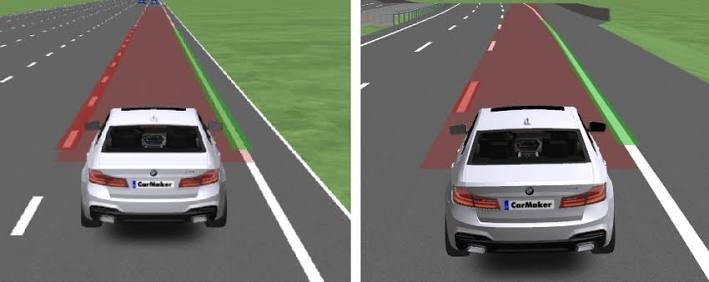
#> input picture assets/reference_carmaker_chase.jpg, 709 x 282 px
$ python -i lane_detector.py   (imports and definitions only)
#> lines starting #> are read from the running program, lines starting #| are printed output that depends on the picture; after the words box and inside, x2 and y2 are one past the last pixel; in counts of white or black regions, pixels touching at a corner belong together
"""
Lane Line Detection Module
Implements standard computer vision pipeline for detecting lane boundaries:
1. Grayscale conversion
2. Gaussian Blur (noise reduction)
3. Canny Edge Detection
4. Region of Interest (ROI) Masking
5. Hough Line Transform
6. Slope classification (left vs right) and line regression/averaging
7. Temporal smoothing for video feeds
"""

import cv2
import numpy as np


class LaneDetector:
    def __init__(self, blur_kernel=5, low_threshold=50, high_threshold=150, smoothing_factor=0.85):
        self.blur_kernel = blur_kernel
        self.low_threshold = low_threshold
        self.high_threshold = high_threshold
        self.smoothing_factor = smoothing_factor

        # Moving averages for video stability
        self.prev_left_line = None
        self.prev_right_line = None

    def reset_smoothing(self):
        """Reset historical line tracking (useful when starting a new video)."""
        self.prev_left_line = None
        self.prev_right_line = None

    def to_grayscale(self, image):
        """Converts BGR image to grayscale."""
        return cv2.cvtColor(image, cv2.COLOR_BGR2GRAY)

    def apply_blur(self, gray_image):
        """Applies Gaussian smoothing to suppress high-frequency noise."""
        return cv2.GaussianBlur(gray_image, (self.blur_kernel, self.blur_kernel), 0)

    def detect_edges(self, blurred_image):
        """Applies Canny edge detector to find strong image gradients."""
        return cv2.Canny(blurred_image, self.low_threshold, self.high_threshold)

    def region_of_interest(self, edges_image):
        """
        Applies an image mask so only the trapezoidal road region ahead of
        the vehicle is kept, discarding sky, side scenery, and bonnet.
        """
        height, width = edges_image.shape
        mask = np.zeros_like(edges_image)

        # Standard trapezoid polygon covering typical forward dashboard view
        vertices = np.array([[
            (int(width * 0.08), height),
            (int(width * 0.45), int(height * 0.60)),
            (int(width * 0.55), int(height * 0.60)),
            (int(width * 0.94), height)
        ]], dtype=np.int32)

        cv2.fillPoly(mask, vertices, 255)
        return cv2.bitwise_and(edges_image, mask)

    def detect_hough_lines(self, masked_edges):
        """
        Applies Probabilistic Hough Line Transform to detect line segments.
        """
        rho = 2                # Distance resolution in pixels
        theta = np.pi / 180    # Angular resolution in radians
        threshold = 30         # Minimum votes
        min_line_len = 35      # Minimum line length
        max_line_gap = 25      # Maximum allowed gap between segments

        lines = cv2.HoughLinesP(
            masked_edges,
            rho=rho,
            theta=theta,
            threshold=threshold,
            lines=np.array([]),
            minLineLength=min_line_len,
            maxLineGap=max_line_gap
        )
        return lines

    def separate_and_fit_lanes(self, lines, image_shape):
        """
        Separates Hough line segments into Left and Right lane candidates based
        on slope, then fits linear polynomial (regression) to extrapolate lines.
        """
        height, width = image_shape[:2]
        left_x = []
        left_y = []
        right_x = []
        right_y = []

        if lines is not None and len(lines) > 0:
            for line in lines.reshape(-1, 4):
                x1, y1, x2, y2 = line
                if x2 == x1:
                    continue  # Avoid vertical zero division
                slope = (y2 - y1) / (x2 - x1)

                # Filter out nearly horizontal noise lines
                if abs(slope) < 0.4 or abs(slope) > 2.5:
                    continue

                # In OpenCV image coordinates (origin top-left):
                # Left lane has negative slope and is on the left half
                if slope < 0 and x1 < width * 0.55 and x2 < width * 0.55:
                    left_x.extend([x1, x2])
                    left_y.extend([y1, y2])
                # Right lane has positive slope and is on the right half
                elif slope > 0 and x1 > width * 0.45 and x2 > width * 0.45:
                    right_x.extend([x1, x2])
                    right_y.extend([y1, y2])

        y_bottom = height
        y_top = int(height * 0.62)

        # Fit left lane line
        left_line = None
        if len(left_x) >= 2:
            left_fit = np.polyfit(left_y, left_x, deg=1)
            x_bottom_left = int(left_fit[0] * y_bottom + left_fit[1])
            x_top_left = int(left_fit[0] * y_top + left_fit[1])
            left_line = (x_bottom_left, y_bottom, x_top_left, y_top)

        # Fit right lane line
        right_line = None
        if len(right_x) >= 2:
            right_fit = np.polyfit(right_y, right_x, deg=1)
            x_bottom_right = int(right_fit[0] * y_bottom + right_fit[1])
            x_top_right = int(right_fit[0] * y_top + right_fit[1])
            right_line = (x_bottom_right, y_bottom, x_top_right, y_top)

        # Temporal smoothing for video stability
        left_line = self._smooth_line(self.prev_left_line, left_line)
        right_line = self._smooth_line(self.prev_right_line, right_line)

        self.prev_left_line = left_line
        self.prev_right_line = right_line

        return left_line, right_line

    def _smooth_line(self, prev_line, curr_line):
        """Applies exponential moving average to avoid lane jitter in video."""
        if curr_line is None:
            return prev_line
        if prev_line is None:
            return curr_line

        smoothed = tuple(
            int(self.smoothing_factor * p + (1 - self.smoothing_factor) * c)
            for p, c in zip(prev_line, curr_line)
        )
        return smoothed

    def compute_vehicle_offset(self, left_line, right_line, image_width):
        """
        Calculates vehicle lateral offset from lane center in meters.
        Positive offset indicates vehicle is to the right of center;
        Negative offset indicates vehicle is to the left of center.
        """
        if left_line is None or right_line is None:
            return None, "Searching"

        lane_center = (left_line[0] + right_line[0]) / 2.0
        car_center = image_width / 2.0
        lane_width_px = max(1, right_line[0] - left_line[0])
        offset_m = ((car_center - lane_center) / lane_width_px) * 3.7

        if abs(offset_m) < 0.15:
            status = "Centered"
        elif offset_m > 0:
            status = "Drift Right"
        else:
            status = "Drift Left"

        return offset_m, status

    def draw_lanes(self, original_image, left_line, right_line, fill_lane=True, show_hud=True):
        """
        Draws glowing lane boundaries, driveable corridor, and telemetry HUD
        on top of the original image.
        """
        overlay = np.zeros_like(original_image)
        height, width = original_image.shape[:2]

        # Fill driveable lane corridor polygon
        if fill_lane and left_line is not None and right_line is not None:
            pts = np.array([
                [left_line[0], left_line[1]],
                [left_line[2], left_line[3]],
                [right_line[2], right_line[3]],
                [right_line[0], right_line[1]]
            ], dtype=np.int32)
            cv2.fillPoly(overlay, [pts], (0, 200, 70))  # Green lane highlight

        # Draw left lane line (Yellow)
        if left_line is not None:
            cv2.line(overlay, (left_line[0], left_line[1]), (left_line[2], left_line[3]), (0, 255, 255), 10)

        # Draw right lane line (Yellow)
        if right_line is not None:
            cv2.line(overlay, (right_line[0], right_line[1]), (right_line[2], right_line[3]), (0, 255, 255), 10)

        # Blend with original image using alpha transparency
        result = cv2.addWeighted(original_image, 1.0, overlay, 0.45, 0)

        # Telemetry HUD
        if show_hud:
            offset_m, status = self.compute_vehicle_offset(left_line, right_line, width)
            hud_bg = result.copy()
            cv2.rectangle(hud_bg, (20, 20), (430, 110), (20, 20, 20), -1)
            cv2.rectangle(hud_bg, (20, 20), (430, 110), (0, 255, 255), 2)
            result = cv2.addWeighted(result, 0.3, hud_bg, 0.7, 0)

            status_color = (0, 255, 0) if status == "Centered" else ((0, 255, 255) if "Drift" in status else (180, 180, 180))
            cv2.putText(result, "AUTONOMOUS LANE TRACKING", (35, 48), cv2.FONT_HERSHEY_SIMPLEX, 0.65, (255, 255, 255), 2)
            if offset_m is not None:
                cv2.putText(result, f"Vehicle Offset: {offset_m:+.2f}m [{status}]", (35, 75), cv2.FONT_HERSHEY_SIMPLEX, 0.55, status_color, 2)
            else:
                cv2.putText(result, f"Vehicle Status: [{status}]", (35, 75), cv2.FONT_HERSHEY_SIMPLEX, 0.55, status_color, 2)
            cv2.putText(result, "Lane Departure System: ON", (35, 98), cv2.FONT_HERSHEY_SIMPLEX, 0.50, (200, 200, 200), 1)

        return result

    def process_frame(self, frame, fill_lane=True, show_hud=True):
        """
        End-to-end pipeline: Input frame -> Output frame with detected lanes.
        """
        gray = self.to_grayscale(frame)
        blur = self.apply_blur(gray)
        edges = self.detect_edges(blur)
        roi = self.region_of_interest(edges)
        lines = self.detect_hough_lines(roi)
        left_line, right_line = self.separate_and_fit_lanes(lines, frame.shape)
        annotated_frame = self.draw_lanes(frame, left_line, right_line, fill_lane=fill_lane, show_hud=show_hud)
        offset_m, status = self.compute_vehicle_offset(left_line, right_line, frame.shape[1])
        return annotated_frame, {
            "gray": gray,
            "edges": edges,
            "roi": roi,
            "left_line": left_line,
            "right_line": right_line,
            "offset_m": offset_m,
            "status": status
        }

>>> import cv2
>>> picture = cv2.imread('../assets/reference_carmaker_chase.jpg')
#> picture is the input picture: shape (282, 709, 3); mean B, G, R 104.7, 113.4, 113.7
>>> result = LaneDetector().process_frame(picture)
#> in detect_edges, `return cv2.Canny(blurred_image, self.low_threshold, self.high_threshold)`:
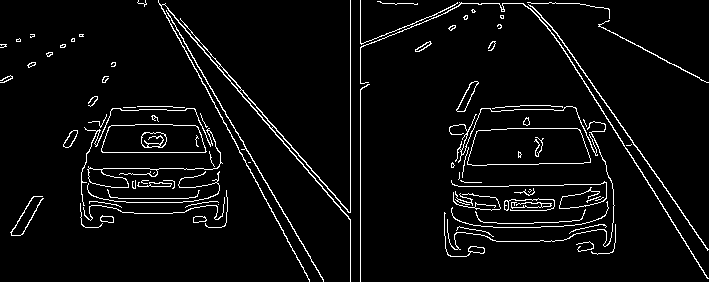
#> returned value: shape (282, 709); 4.6% white in thin lines or dots
#> in region_of_interest, `cv2.fillPoly(mask, vertices, 255)`:
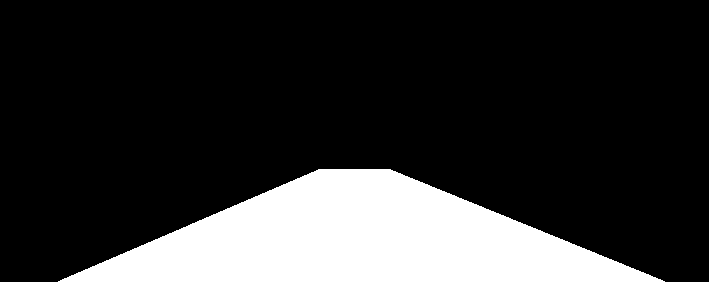
#> mask: shape (282, 709); 19.2% white; 1 white region, box (x1, y1, x2, y2) and area: (58, 169, 665, 282) 38463
#> in region_of_interest, `return cv2.bitwise_and(edges_image, mask)`:
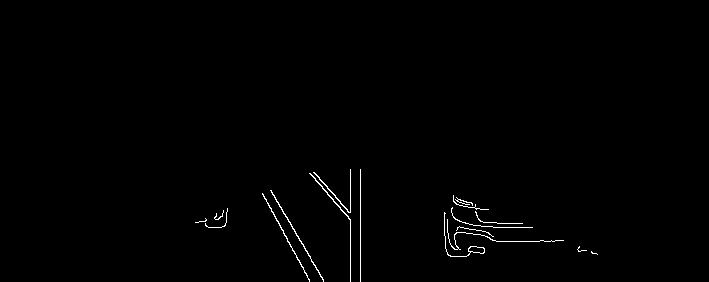
#> returned value: shape (282, 709); 0.67% white in thin lines or dots, all inside (x1, y1, x2, y2) = (195, 169, 598, 282)
#> in detect_hough_lines, `lines = cv2.HoughLinesP( masked_edges, rho=rho, theta=theta, threshold..`: lines = 19 rows, first 6: [350, 169, 350, 210], [360, 281, 360, 169], [499, 241, 563, 240], [271, 190, 323, 281], [493, 227, 532, 227], [310, 173, 350, 219]
#> the loop in separate_and_fit_lanes, `for line in lines.reshape(-1, 4):` made 19 passes
#> (x1, y1, x2, y2, slope) on passes 3, 4, 5, 6, 7, 8, 9, 10, 11, 12, 13, 15: (499, 241, 563, 240, -0.0156), (271, 190, 323, 281, 1.75), (493, 227, 532, 227, 0), (310, 173, 350, 219, 1.15), (444, 221, 496, 222, 0.0192), (444, 225, 480, 225, 0), (262, 193, 303, 267, 1.8), (313, 172, 348, 212, 1.14), (262, 194, 309, 279, 1.81), (444, 232, 491, 235, 0.0638), (464, 201, 497, 241, 1.21), (445, 248, 484, 248, 0)
#> (x1, y1, x2, y2) on passes 1, 2, 14: (350, 169, 350, 210), (360, 281, 360, 169), (456, 256, 456, 197)
#> after the loop in separate_and_fit_lanes, `for line in lines.reshape(-1, 4):`: left_x = []; right_x = [464, 497, 444, 495, 453, 488]; right_y = [201, 241, 212, 240, 195, 209]
#> in separate_and_fit_lanes, `right_fit = np.polyfit(right_y, right_x, deg=1)`: right_fit = [0.877, 283.9]
#> in separate_and_fit_lanes, `x_bottom_right = int(right_fit[0] * y_bottom + right_fit[1])`: x_bottom_right = 531
#> in separate_and_fit_lanes, `x_top_right = int(right_fit[0] * y_top + right_fit[1])`: x_top_right = 436
#> in separate_and_fit_lanes, `right_line = (x_bottom_right, y_bottom, x_top_right, y_top)`: right_line = (531, 282, 436, 174)
#> in draw_lanes, `cv2.line(overlay, (right_line[0], right_line[1]), (right_line[2], righ..`:
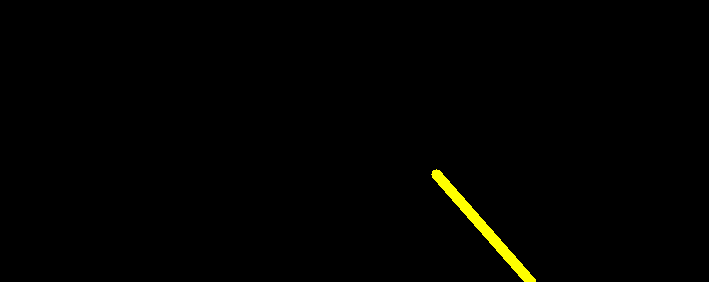
#> overlay: shape (282, 709, 3); mean of channels 0, 1, 2 0, 1.9, 1.9; drawn as B, G, R
#> in draw_lanes, `offset_m, status = self.compute_vehicle_offset(left_line, right_line, ..`: status = 'Searching'
#> in draw_lanes, `cv2.rectangle(hud_bg, (20, 20), (430, 110), (0, 255, 255), 2)`:
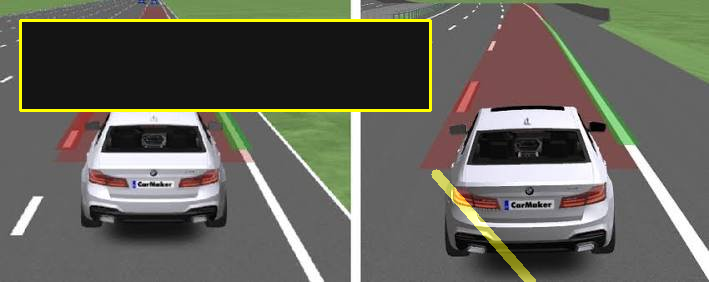
#> hud_bg: shape (282, 709, 3); mean B, G, R 89.8, 99.1, 99.9
#> in draw_lanes, `result = cv2.addWeighted(result, 0.3, hud_bg, 0.7, 0)`:
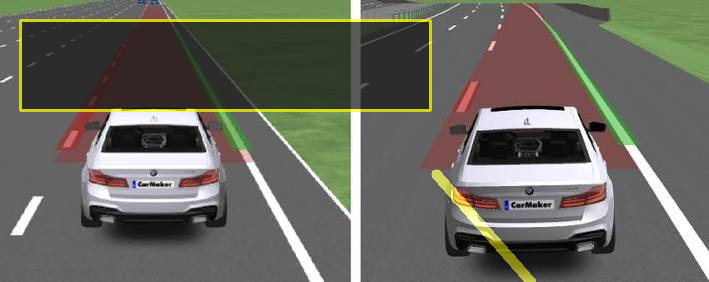
#> result: shape (282, 709, 3); mean B, G, R 94.2, 103.6, 104.3
#> in draw_lanes, `status_color = (0, 255, 0) if status == "Centered" else ((0, 255, 255)..`: status_color = (180, 180, 180)
#> in draw_lanes, `cv2.putText(result, "Lane Departure System: ON", (35, 98), cv2.FONT_HE..`:
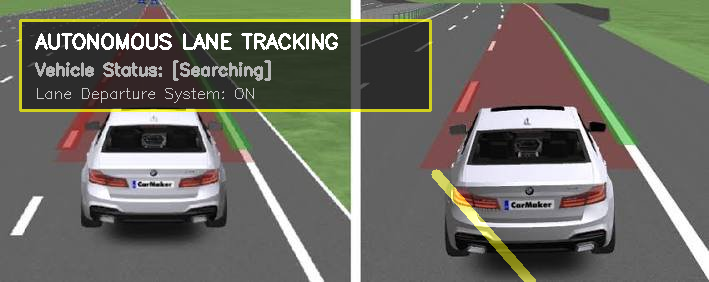
#> result: shape (282, 709, 3); mean B, G, R 98.3, 107.5, 108.1
#> in process_frame, `offset_m, status = self.compute_vehicle_offset(left_line, right_line, ..`: status = 'Searching'
